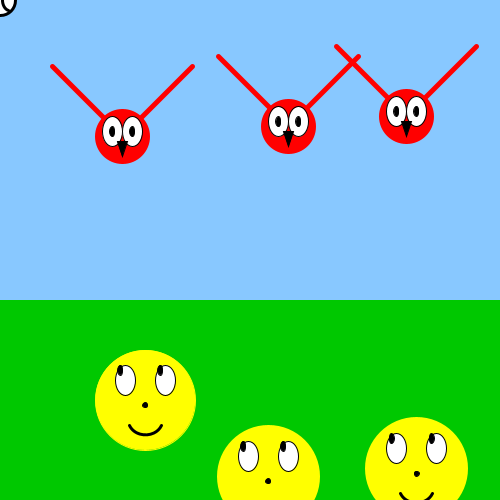
Frame 1 (no input)
Frame 60 (the mouse pressed at the canvas centre just before this capture): identical to frame 1, image omitted
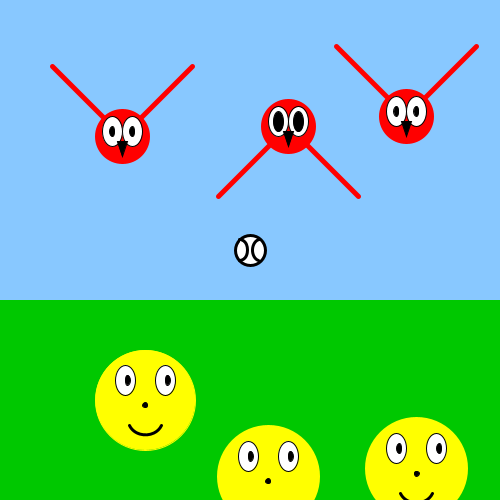
Frame 120 (the mouse held since frame 60 and released just before this capture)

The Processing sketch that drew these frames (run headless with seeded random() and noise(); from frame 60 on, the mouse is pressed at the canvas centre):

// Processing sketch: processing_73113
// ── processing_73113.pde

/*****************************************
 * Assignment 3
 * Name:         Louis Cipriano
 * E-mail:       lciprian@haverford.edu
 * Course:       CS 110 - Section 001
 * Submitted:    October 3, 2012
 * 
 * The following code depicts smiley faces and birds getting hit with a baseball.
 * As the ball moves (moves with mouse) toward the faces, they begin to frown.
 * Upon contact with the ball, the face turns blue and tears appear on the frowning face.
 * The eyes of the smiling/frowning faces move with the ball.
 * Wings of the birds flap downward when the ball moves toward them.
 * Also, when the ball moves toward the birds, their eyes widen in anticipation of getting hit.
 * Please see the attached word document for a more full description.
 ***********************************************/

float x1 = random(100, 170);
float y1 = random(400, 180);
float x2 = random(250, 320);
float y2 = random(400, 480);
float x3 = random(400, 470);
float y3 = random(400, 480);
float x4 = random(100, 170);
float y4 = random(100, 180);
float x5 = random(250, 320);
float y5 = random(100, 180);
float x6 = random(400, 470);
float y6 = random(100, 180);
float faceWidth = 100;
float faceHeight = 100;
float eyeWidth = 20;
float eyeHeight = 30;
float eyeBallWidth = 5;
float eyeBallHeight = 10;
float noseWidth = 5;
float noseHeight = 5;
float ballHeight = 30;
float ballWidth = 30;
float lEyeCent = 80;
float rEyeCent = 120;
float mx = mouseX;
float my = mouseY;
float birdFaceWidth = 50;
float birdFaceHeight = 50;
float birdEyeBallWidth = 5;
float birdEyeBallHeight = 10;
float birdEyeWidth = 20;
float birdEyeHeight = 30;
float tearWidth =5;
float tearHeight = 10;


void setup () {
  size(500, 500);
  background (255);

  //sky

  noStroke();
  fill(136, 200, 255);
  rect(0, 0, 500, 300);

  //grass

  fill(0, 200, 0);
  rect(0, 300, 500, 200);
  smooth();
  noCursor();
}

void draw() {
  background (255);
  noStroke();
  fill(136, 200, 255);
  rect(0, 0, 500, 300);
  fill(0, 200, 0);
  rect(0, 300, 500, 200);
  drawFace(x1, y1);
  drawFace(x2, y2);
  drawFace(x3, y3);
  drawBaseBall(mouseX, mouseY);
  drawBird(x4, y4);
  drawBird(x5, y5);
  drawBird(x6, y6);
}

//baseball - moves with mouse

void drawBaseBall(float mx, float my) {
  fill(255);
  stroke(0);
  strokeWeight(3);
  ellipseMode(CENTER); 
  ellipse(mx, my, ballWidth, ballHeight); 

  //seams in baseball

  strokeWeight(3);
  arc(mx-10, my, 15, 21, -1.571, 1.571);
  arc(mx+10, my, 15, 21, 1.785, 4.632);
}

//Smiley Face
//define float "distance" to make tears appear, make the smile a frown, and turn the faces blue
//use map function to make eyes follow baseball

void drawFace(float x, float y) {
  stroke(255, 255, 0);
  fill(255, 255, 0);
  float distance = dist( x, y, mouseX, mouseY);
  fill(255, 255, 0);
  if (distance < x/4) {
    stroke(0, 0, 255);
    fill(0, 0, 255);
  }
  ellipse(x, y, faceWidth, faceHeight); 

  //eyes

  stroke (0);
  strokeWeight(1);
  fill(255);
  ellipse (x-20, y-20, eyeWidth, eyeHeight);
  ellipse (x+20, y-20, eyeWidth, eyeHeight);

  //eyeballs
  //define float "lex" (left eye x-coordinate) as map to move left eyeball with baseball
  //define float "ley" (left eye y-coordinate) as map to move left eyeball with baseball
  //define float "rex" (right eye x-coordinate) as map to move right eyeball with baseball
  //define float "rex" (right eye y-coordinate) as map to move right eyeball with baseball

  float lex = map(mouseX, 0, width, x-25, x-10); //x coordinate in left eyeball moves 
  float ley = map(mouseY, 0, height, y-30, y-10); //y coordinate in left eyeball moves
  float rex = map(mouseX, 0, width, x+15, x+30); //x coordinate in right eyeball moves
  float rey = map(mouseY, 0, height, y-30, y-10); //y coordinate in right eyeball moves
  fill(0);
  ellipse (lex, ley, eyeBallWidth, eyeBallHeight);
  ellipse (rex, rey, eyeBallWidth, eyeBallHeight);

  //nose

  fill(0);
  strokeWeight(1);
  ellipse(x, y+5, noseWidth, noseHeight);

  //mouth
  //will smile at until x < distance/3, where it will frown

  strokeWeight(3);
  noFill();

  if (distance < x/3) {
    strokeWeight(3);
    noFill();
    curve(x-20, y+70, x-15, y+30, x+12, y+30, x+20, y+70);
  } 
  else {
    curve(x-20, y-50, x-16, y+25, x+16, y+25, x+20, y-50);
  }

  //tears - appear when ball contacts face (distance < x/4)

  if (distance < x/4) {
    strokeWeight(1);
    stroke (119, 136, 153);
    fill(119, 136, 153);
    ellipse(x-30, y+10, tearWidth, tearHeight);
    ellipse(x-28, y, tearWidth, tearHeight);
    ellipse(x+30, y+10, tearWidth, tearHeight);
  }
}

//birds
//wings flap downward and eyes widen when ball gets closer (distance < x/2 )

void drawBird(float x, float y) {  
  stroke(255, 0, 0);
  strokeWeight(5);

  //redefine float "distance" to widen eyes and flap wings

  float distance = dist( x, y, mouseX, mouseY);

  //bird wings - flap when ball moves toward birds

  if (distance < x/2) {
    line(x, y, x-70, y+70);
    line(x, y, x+70, y+70);
  }
  else {
    line(x, y, x-70, y-70);
    line(x, y, x+70, y-70);
  }

  fill(255, 0, 0);
  ellipse(x, y, birdFaceWidth, birdFaceHeight);

  //bird eyes

  stroke(0);
  strokeWeight(1);
  fill(255);
  ellipse(x-10, y-5, birdEyeWidth, birdEyeHeight);
  ellipse(x+10, y-5, birdEyeWidth, birdEyeHeight);

  //bird eyeballs - widen as ball moves closer to birds

  fill(0);
  if (distance < x/2) {
    ellipse (x-10, y-5, birdEyeBallWidth+5, birdEyeBallHeight+10);
    ellipse (x+10, y-5, birdEyeBallWidth+5, birdEyeBallHeight+10);
  } 
  else {
    ellipse (x-10, y-5, birdEyeBallWidth, birdEyeBallHeight);
    ellipse (x+10, y-5, birdEyeBallWidth, birdEyeBallHeight);
  }

  //bird beak

  triangle (x-5, y+5, x, y+20, x+ 5, y+5);
}
